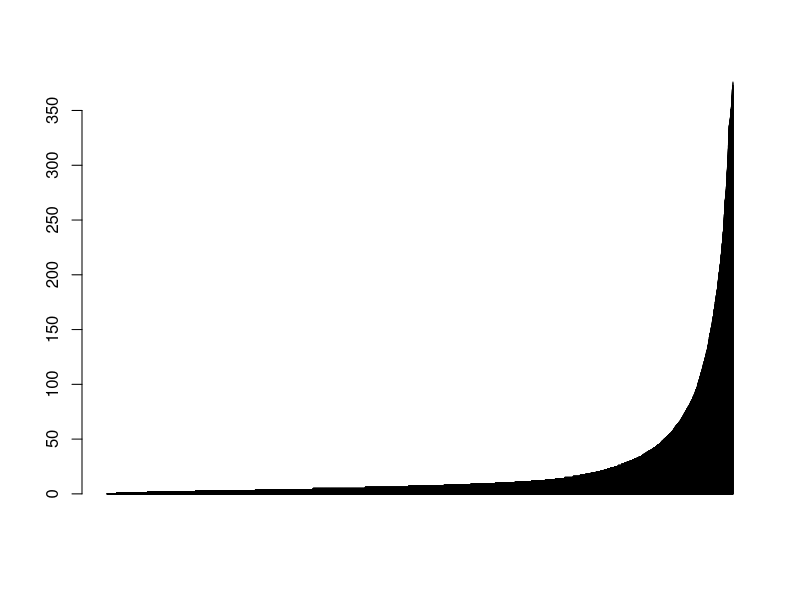
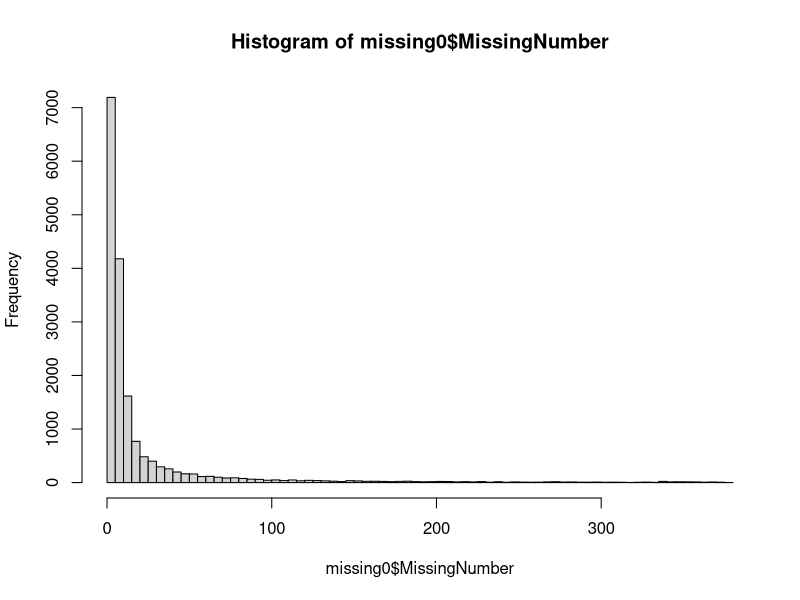
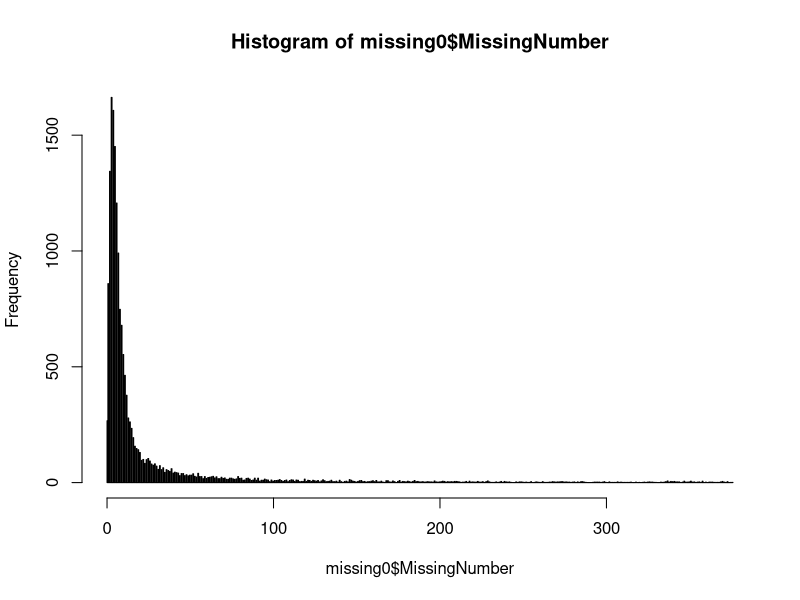

Here is the R script that generated these plots, in order:
missing0 <- read.delim("mammal377.MissingCount.txt")
SingleCopy <- scan("6366Genes.txt", "characters")
missing0 <- missing0[order (missing0$MissingNumber, decreasing = F),]
dim(missing0[missing0$MissingNumber == 0,])

missing0$order <- c(1:nrow(missing0))

barplot(missing0$MissingNumber)
hist(missing0$MissingNumber, breaks = 100)
hist(missing0$MissingNumber, breaks = 1000)

head(missing0)
missing0.single_copy <- missing0[missing0$Sequence %in% SingleCopy,]
missing0.single_copy <- missing0.single_copy[order (missing0.single_copy$MissingNumber),]
missing0.single_copy$order <- c(1:nrow(missing0.single_copy))
write.table(missing0.single_copy, file = "species410.singleCopy.txt", quote = F, row.names = F, col.names = F)

##########
gene2275 <- scan("gene_qcPass.singleCopy.2275.geneList.txt", "characters")
gene2249 <- scan("all_tree.2249.success.txt", "characters")

failed26 <- setdiff(gene2275,gene2249)
write.table(failed26, file = "failed26.list.txt", quote = F, row.names = F, col.names = F)
